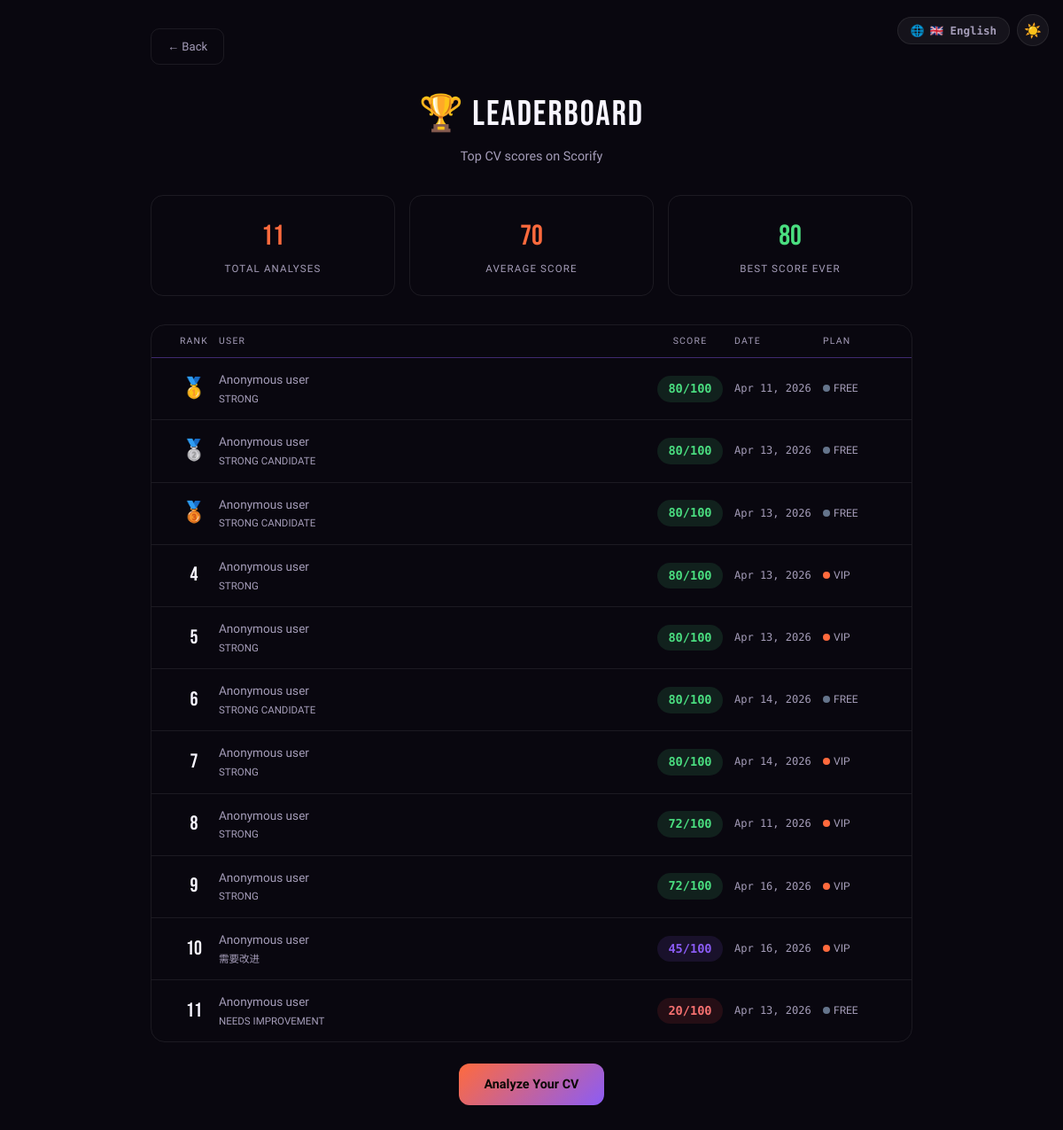
Page /leaderboard/ on the committed database.
### roaster/models.py (models this page shows, shortened)
class CVAnalysis(models.Model):
  id = models.UUIDField(primary_key=True, default=uuid.uuid4, editable=False)
  user = models.ForeignKey(User, on_delete=models.SET_NULL, null=True, blank=True, related_name='analyses')
  session_key = models.CharField(max_length=64, blank=True, null=True)
  original_filename = models.CharField(max_length=255)
  overall_score = models.IntegerField(null=True)
  verdict = models.CharField(max_length=100, blank=True)
  analysis_data = models.JSONField(null=True)
  is_preview = models.BooleanField(default=False)
  plan_used = models.CharField(max_length=10, default='free')
  created_at = models.DateTimeField(auto_now_add=True)
  processing_time = models.FloatField(null=True)
  ip_address = models.GenericIPAddressField(null=True)
  class Meta:
    ordering = ['-created_at']

### roaster/views.py (the view)
# urls.py: path('leaderboard/',          views.leaderboard_view,name='leaderboard'),
@ensure_csrf_cookie
def leaderboard_view(request):
  top = (CVAnalysis.objects
      .filter(is_preview=False, overall_score__isnull=False, user__isnull=False)
      .select_related('user__profile')
      .order_by('-overall_score')[:50])
  entries = []
  for cv in top:
    profile = cv.user.profile
    entries.append({
      'username': cv.user.username if profile.public_profile else f'user_{cv.user.id}',
      'score': cv.overall_score,
      'verdict': cv.verdict,
      'plan': cv.plan_used,
      'date': cv.created_at.strftime('%b %d, %Y'),
      'is_public': profile.public_profile,
    })
  stats = CVAnalysis.objects.filter(is_preview=False, overall_score__isnull=False).aggregate(
    total=Count('id'), avg=Avg('overall_score'), best=Max('overall_score'))
  return render(request, 'roaster/leaderboard.html', {
    'entries': entries, 'stats': stats,
    'profile': _ensure_profile(request.user) if request.user.is_authenticated else None,
  })

### roaster/context_processors.py (called while the page is built)
def branding(request):
    is_pro = False
    try:
        if request.user.is_authenticated:
            is_pro = bool(getattr(request.user, "profile", None) and request.user.profile.is_pro)
    except Exception:
        is_pro = False
    return {
        "site_url": settings.SITE_URL,
        "site_name": "Scorify",
        "support_email": settings.SUPPORT_EMAIL,
        "user_is_pro": is_pro,
    }

### roaster/templates/roaster/leaderboard.html (shortened to what this page needs)
<!DOCTYPE html>
<html lang="en">
<head>
{% load static %}
<link rel="stylesheet" href="{% static 'roaster/css/shared.css' %}">
<link rel="stylesheet" href="{% static 'roaster/css/lang.css' %}">
</head>
<body style="background:var(--bg);min-height:100vh">
<div class="page-utility-bar">
 <div id="globeWrap"></div>
 <button type="button" id="themeBtn" data-theme-toggle onclick="toggleTheme()" aria-label="Toggle theme">☀️</button>
</div>
<div class="lb-wrap">
 <a href="{% if profile %}/dashboard/{% else %}/{% endif %}" class="back-btn">← Back</a>
 <div class="lb-header">
 <div class="lb-title">🏆 LEADERBOARD</div>
 <div class="lb-sub">Top CV scores on Scorify</div>
 </div>
 <div class="stats-row">
 <div class="stat-box">
 <div class="stat-val">{{ stats.total|default:0 }}</div>
 <div class="stat-lbl">Total analyses</div>
 </div>
 <div class="stat-box">
 <div class="stat-val">{{ stats.avg|floatformat:0|default:0 }}</div>
 <div class="stat-lbl">Average score</div>
 </div>
 <div class="stat-box">
 <div class="stat-val" style="color:#4ade80">{{ stats.best|default:0 }}</div>
 <div class="stat-lbl">Best score ever</div>
 </div>
 </div>
 <div class="lb-table">
 <div class="lb-row header">
 <div style="text-align:center">Rank</div>
 <div>User</div>
 <div style="text-align:center">Score</div>
 <div class="date-col">Date</div>
 <div class="plan-col">Plan</div>
 </div>
 {% for entry in entries %}
 <div class="lb-row">
 <div class="rank {% if forloop.counter == 1 %}gold{% elif forloop.counter == 2 %}silver{% elif forloop.counter == 3 %}bronze{% endif %}">
 {% if forloop.counter <= 3 %}
 {% if forloop.counter == 1 %}🥇{% elif forloop.counter == 2 %}🥈{% else %}🥉{% endif %}
 {% else %}{{ forloop.counter }}{% endif %}
 </div>
 <div>
 {% if entry.is_public %}
 <div class="user-name">{{ entry.username }}</div>
 {% else %}
 <div class="user-anon">Anonymous user</div>
 {% endif %}
 <div style="font-size:.72rem;color:var(--smoke);margin-top:1px">{{ entry.verdict }}</div>
 </div>
 <div style="text-align:center">
 <span class="score-pill {% if entry.score >= 70 %}sc-green{% elif entry.score >= 40 %}sc-amber{% else %}sc-fire{% endif %}">
 {{ entry.score }}/100
 </span>
 </div>
 <div class="date-col" style="font-size:.75rem;color:var(--smoke);font-family:var(--font-m)">{{ entry.date }}</div>
 <div class="plan-col" style="font-size:.75rem;color:var(--smoke)">
 <span class="plan-dot dot-{{ entry.plan }}"></span>{{ entry.plan|upper }}
 </div>
 </div>
 {% empty %}
 <div style="text-align:center;padding:3rem;color:var(--smoke)">No public analyses yet. Be the first! </div>
 {% endfor %}
 </div>
 <div style="text-align:center;margin-top:1.5rem">
 <a href="/" style="display:inline-block;padding:12px 28px;background:linear-gradient(135deg,var(--fire),var(--amber));color:#0a0804;border-radius:12px;font-weight:700;text-decoration:none;font-size:.9rem"> Analyze Your CV</a>
 </div>
</div>
</body>
</html>

### roaster/static/roaster/css/shared.css (style rules this page uses)
:root { --bg: #09070f; --bg2: #130d1c; --surface: rgba(255,255,255,.045); --surface2:rgba(255,255,255,.08); --a1: #ff6a3d; --a2: #8b5cf6; --a3: #ff4fa3; --fire: #ff6a3d; --amber: #8b5cf6; --cream: #f7f5ff; --smoke: #a59db9; --border: rgba(255,255,255,.08); --border2: rgba(139,92,246,.42); --glow1: rgba(255,106,61,.28); --glow2: rgba(139,92,246,.18); --pro: #3b82f6; --font-d: 'Bebas Neue', sans-serif; --font-b: 'Bricolage Grotesque', sans-serif; --font-m: 'DM Mono', monospace; --r: 16px; --r-lg: 24px; --t: .3s cubic-bezier(.4,0,.2,1); --ts: .5s cubic-bezier(.34,1.56,.64,1); }
*,*::before,*::after { box-sizing: border-box; margin: 0; padding: 0; }
html { scroll-behavior: smooth; }
body { font-family: var(--font-b); background: var(--bg); color: var(--cream); min-height: 100vh; line-height: 1.6; -webkit-font-smoothing: antialiased; overflow-x: hidden; transition: background .5s ease, color .4s ease; }
a { color: inherit; text-decoration: none; }
button { font-family: var(--font-b); }
button, a, [role='button'], label { cursor: pointer; }
.sc-fire { color: #f87171; }
.sc-amber { color: var(--a2); }
.sc-green { color: #4ade80; }
.page-utility-bar { position: fixed; top: 1rem; right: 1rem; z-index: 260; display: flex; align-items: center; gap: .5rem; }
.page-utility-bar #themeBtn { width: 36px; height: 36px; border-radius: 50%; border: 1px solid var(--border); background: rgba(255,255,255,.05); color: var(--smoke); cursor: pointer; font-size: 1rem; display: flex; align-items: center; justify-content: center; transition: .25s; }

### roaster/templates/roaster/leaderboard.html (style rules this page uses)
.lb-wrap { max-width:900px;margin:0 auto;padding:2rem 1.25rem }
.lb-header { text-align:center;margin-bottom:2rem }
.lb-title { font-family:var(--font-d);font-size:2.5rem;color:var(--cream);letter-spacing:.05em;margin-bottom:.25rem }
.lb-sub { color:var(--smoke);font-size:.9rem }
.stats-row { display:grid;grid-template-columns:repeat(3,1fr);gap:1rem;margin-bottom:2rem }
.stat-box { background:var(--card);border:1px solid var(--border);border-radius:14px;padding:1.25rem;text-align:center }
.stat-val { font-family:var(--font-d);font-size:2rem;color:var(--fire) }
.stat-lbl { font-size:.72rem;color:var(--smoke);text-transform:uppercase;letter-spacing:.1em;margin-top:2px }
.lb-table { background:var(--card);border:1px solid var(--border);border-radius:16px;overflow:hidden }
.lb-row { display:grid;grid-template-columns:56px 1fr 100px 100px 80px;align-items:center;padding:.875rem 1.25rem;border-bottom:1px solid var(--border);transition:.15s }
.lb-row:last-child { border-bottom:none }
.lb-row.header { font-size:.65rem;color:var(--smoke);text-transform:uppercase;letter-spacing:.12em;padding:.625rem 1.25rem;border-bottom:1px solid var(--border2) }
.rank { font-family:var(--font-d);font-size:1.4rem;text-align:center }
.rank.gold { color:#8b5cf6 }
.rank.silver { color:#94a3b8 }
.rank.bronze { color:#cd7c2f }
.user-anon { color:var(--smoke);font-size:.85rem }
.score-pill { display:inline-block;padding:4px 12px;border-radius:99px;font-family:var(--font-m);font-weight:800;font-size:.85rem;text-align:center }
.sc-fire { background:rgba(239,68,68,.12);color:#f87171 }
.sc-amber { background:rgba(139,92,246,.12);color:#8b5cf6 }
.sc-green { background:rgba(74,222,128,.12);color:#4ade80 }
.plan-dot { width:8px;height:8px;border-radius:50%;display:inline-block;margin-right:4px }
.dot-free { background:#64748b }
.dot-vip { background:#ff6a3d }
.back-btn { display:inline-flex;align-items:center;gap:6px;padding:9px 18px;border-radius:10px;border:1px solid var(--border);color:var(--smoke);text-decoration:none;font-size:.82rem;margin-bottom:1.5rem;transition:.2s }

### rows in the picture
CVAnalysis: verdict "STRONG", plan "FREE"
CVAnalysis: verdict "STRONG CANDIDATE", plan "FREE"
CVAnalysis: verdict "STRONG CANDIDATE", plan "FREE"
CVAnalysis: verdict "STRONG", plan "VIP"
CVAnalysis: verdict "STRONG", plan "VIP"
CVAnalysis: verdict "STRONG CANDIDATE", plan "FREE"
CVAnalysis: verdict "STRONG", plan "VIP"
CVAnalysis: verdict "STRONG", score "72", date "Apr 11, 2026", plan "VIP"
CVAnalysis: verdict "STRONG", score "72", date "Apr 16, 2026", plan "VIP"
CVAnalysis: verdict "需要改进", score "45", date "Apr 16, 2026", plan "VIP"
CVAnalysis: verdict "NEEDS IMPROVEMENT", plan "FREE"

### other values in the picture
{{ stats.total|default:0 }} "11"
{{ stats.avg|floatformat:0|default:0 }} "70"
{{ stats.best|default:0 }} "80"
{{ entry.score }} "80" "80" "80" "80" "80" "80" "80" "20"
{{ entry.date }} "Apr 11, 2026" "Apr 13, 2026" "Apr 13, 2026" "Apr 13, 2026" "Apr 13, 2026" "Apr 14, 2026" "Apr 14, 2026" "Apr 13, 2026"
